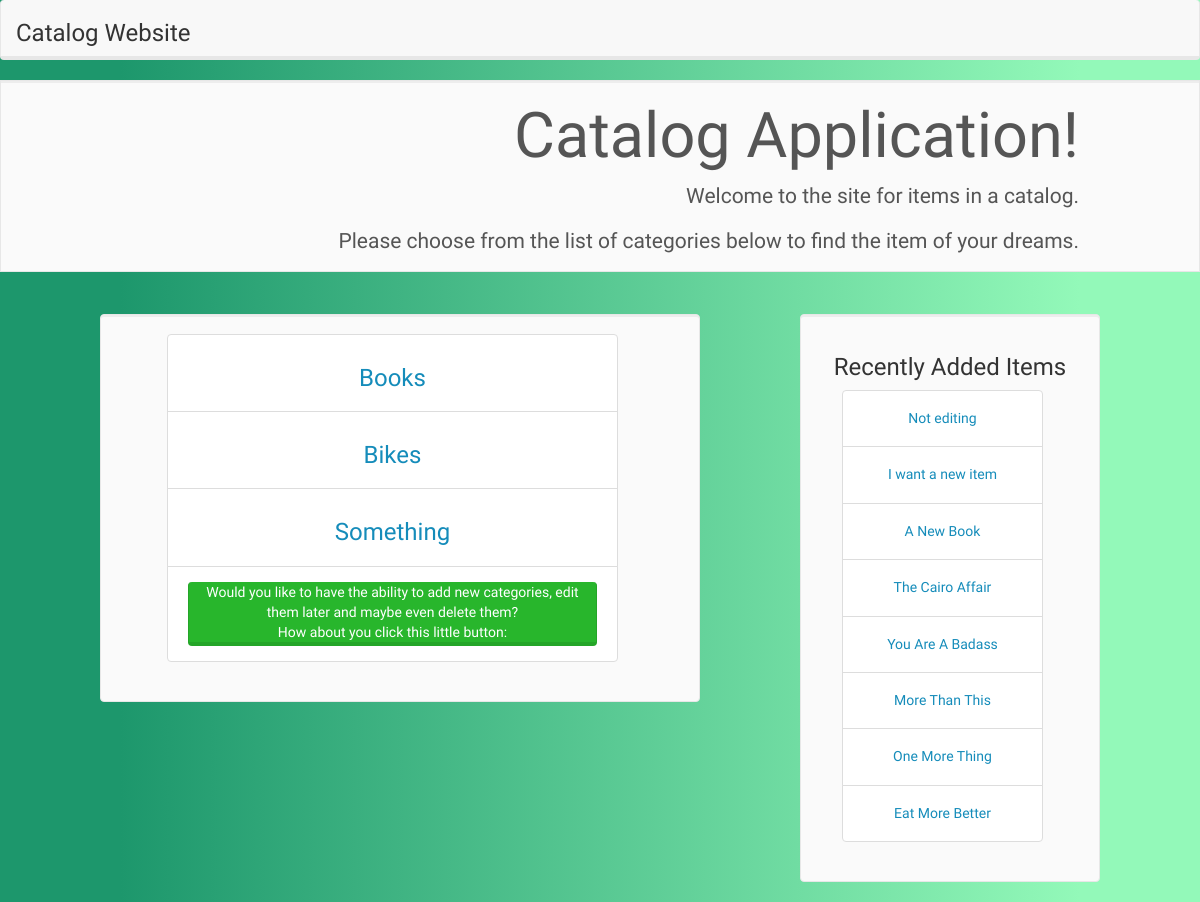
The app's page /category/, older data.
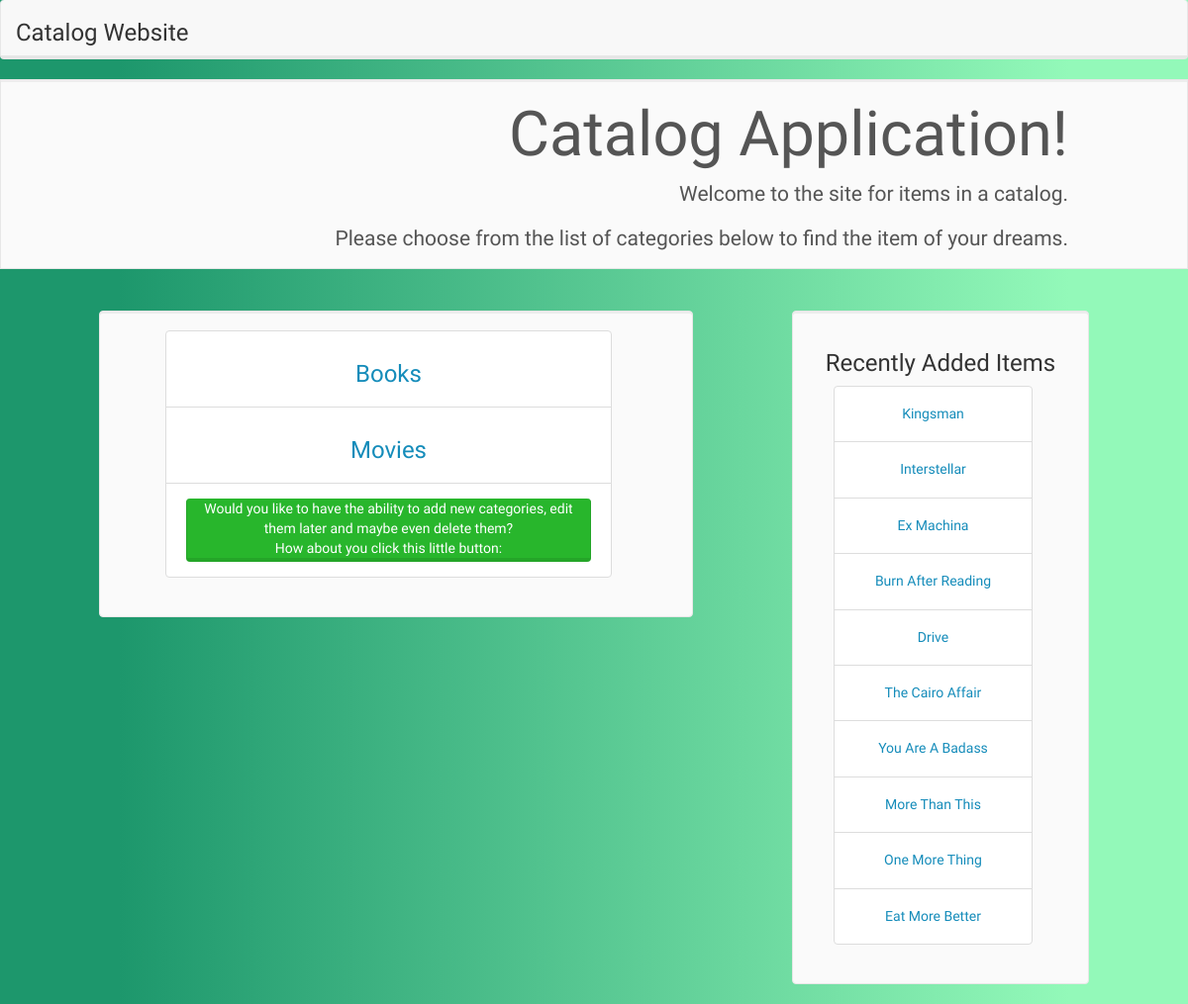
The same page, newer data.
### database_setup.py (models this page shows, shortened)
class Categories(Base):
    __tablename__ = 'categories'
    id = Column(Integer, primary_key=True)
    name = Column(String(30), nullable=False)
    image = Column(String(250), nullable=False)
    description = Column(String(250), nullable=False)
    user_id = Column(Integer, ForeignKey('users.id'))
    users = relationship(Users)
    items = relationship("Items", cascade="all, delete-orphan",
                         backref="parent")

class Items(Base):
    __tablename__ = 'items'
    id = Column(Integer, primary_key=True)
    name = Column(String(30), nullable=False)
    image = Column(String(250), nullable=False)
    description = Column(String(250), nullable=False)
    user_id = Column(Integer, ForeignKey('users.id'))
    users = relationship(Users)
    category_id = Column(Integer, ForeignKey('categories.id'))
    categories = relationship(Categories, single_parent="true")

### catalog/views.py (the view)
@app.route('/')
@app.route('/index/')
@app.route('/category/')
def index():
    categories = models.category_list()
    items = models.items_get_10()
    if 'email' in login_session.keys():
        user_id = models.getUserID(login_session['email'])
        user = models.getUserInfo(user_id)
        return render_template('index.html', categories=categories,
                               items=items, user=user)
    else:
        state = ''.join(random.choice(string.ascii_uppercase + string.digits)
                        for x in xrange(32))
        login_session['state'] = state
        return render_template('public.html', STATE=state,
                               categories=categories, items=items)

### catalog/models.py (called while the page is built)
def category_list():
    return session.query(Categories).all()

def items_get_10():
    return session.query(Items).order_by(desc(Items.id)).limit(10).all()

### catalog/templates/public.html (shortened to what this page needs)
{% extends "layout.html" %}
  {% block body %}
    <nav class="navbar navbar-default">
      <div class="container-fluid">
        <div class="navbar-header">
          <h3>Catalog Website</h3>
        </div>
        <ul class="navbar-right">
        </ul>
      </div>
    </nav>
    <div class="jumbotron">
      <h1>Catalog Application!</h1>
      <p>Welcome to the site for items in a catalog.</p>
      <p>Please choose from the list of categories below to find the item of your dreams.</p>
    </div>
    <div class="col-md-6 col-md-offset-1 well">
      <ul class="list-group col-md-10 col-md-offset-1 text-center">
        {% for c in categories %}
        <li class="list-group-item">
          <h3><a href="{{ url_for('showCategory', category_id=c.id ) }}">{{ c.name }}</a></h3>
        </li>
        {% endfor %}
        <li class="list-group-item">
          <div class="alert alert-success" role="alert">Would you like to have
            the ability to add new categories, edit them later and maybe even
            delete them? </br> How about you click this little button: </br>
            </div>
      </ul>
    </div>
    <div class="col-md-3 col-md-offset-1 well">
      <h3 class="text-center">Recently Added Items</h3>
      <ul class="list-group col-md-10 col-md-offset-1 text-center">
        {% for i in items %}
        <li class="list-group-item">
          <h5><a href=" {{ url_for('showItem', category_id=i.category_id, item_id=i.id) }} ">{{ i.name }}</a></h5>
        </li>
        {% endfor %}
      </ul>
    </div>
  {% endblock %}

### catalog/templates/layout.html (shortened to what this page needs)
<!DOCTYPE html>
<html class="no-js" lang="">
  <head>
    <link rel="stylesheet" href="{{ url_for('static', filename='normalize.css') }}">
    <link rel="stylesheet" href="{{ url_for('static', filename='bootstrap.min.css') }}">
    <link rel="stylesheet" href="{{ url_for('static', filename='main.css')}}">
  </head>
  {% block body %}{% endblock %}

### catalog/static/main.css (style rules this page uses)
.jumbotron { padding: 0 10%; margin: 0 auto; margin-bottom: 3em; text-align: right; }
.navbar-header h3, .navbar-header .breadcrumb { display: inline-block; }
.alert { padding-top: 0; padding-right: 15px; padding-bottom: 0; padding-left: 15px; margin: 5px; }
.navbar-right { padding-top: 15px; padding-right: 15px; list-style-type: none }

Row changes from the older to the newer data that the page shows:
removed Categories: name "Bikes"
removed Categories: name "Something"
removed Items: name "Not editing"
removed Items: name "I want a new item"
removed Items: name "A New Book"
added Categories: name "Movies"
added Items: name "Kingsman"
added Items: name "Interstellar"
added Items: name "Ex Machina"
added Items: name "Burn After Reading"
added Items: name "Drive"
